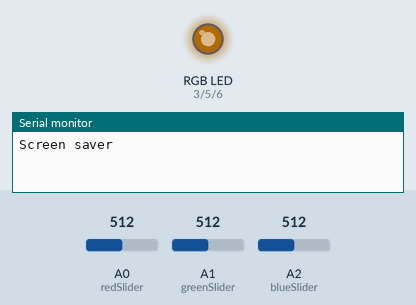
Recording of a sketch running on a simulated Arduino Uno, built with avr-gcc and run on an emulated ATmega328P. Parts: an RGB LED mixed from three pins (HIGH = lit), the last lines printed to the serial monitor. Inputs (shaded band) come from the test bench; at power-on: A0 (redSlider) = 512, A1 (greenSlider) = 512, A2 (blueSlider) = 512. Dim RGB values are drawn brighter than linear; random numbers use the default seed unless the sketch sets one.

Above: at 1.28 s.
1.3 s: A0 (redSlider) set to 492
At 2.2 s:
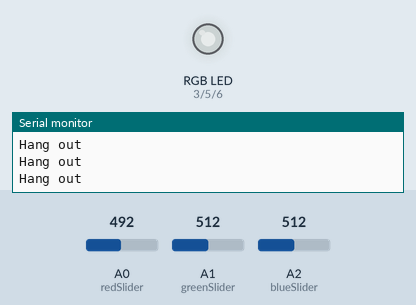
2.8 s: A1 (greenSlider) set to 716
At 3.6 s:
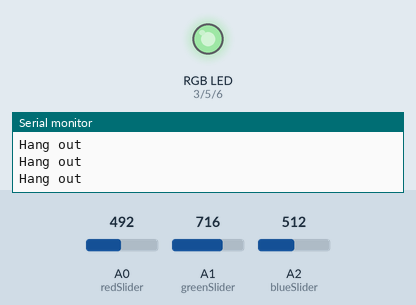
4.3 s: A2 (blueSlider) set to 716
At 4.8 s:
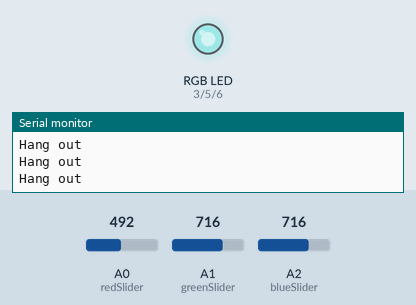
5.8 s: A0 (redSlider) set to 716
At 7.0 s:
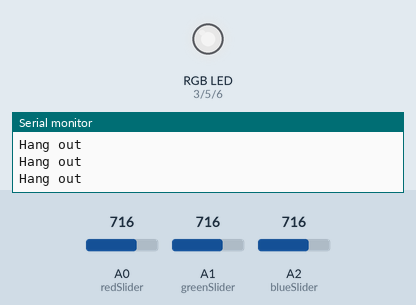
7.3 s: A1 (greenSlider) set to 491
At 8.3 s:
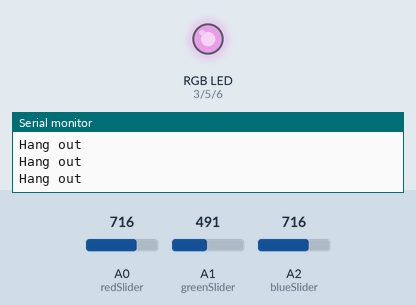
8.8 s: A2 (blueSlider) set to 491
Timing chart, 0 to 14.9 s (numbered marks = the images above; inputs shaded):
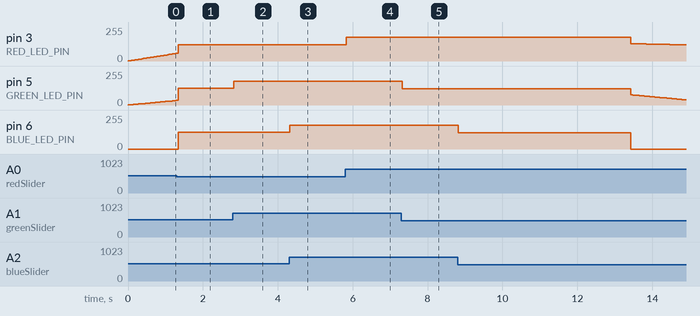

The sketch:

GlobeTrotter.ino
```cpp
// (licence header left out)
//MOSFETs connected to PWM pins
int RED_LED_PIN = 3;
int GREEN_LED_PIN = 5;
int BLUE_LED_PIN = 6;

//How quickly do we want to get to the next color?
int STEPVALUE = 3;
int STEPS = 200;

int lightSensor = A3;

int redSlider = A0;
int greenSlider = A1;
int blueSlider = A2;
int redWant, blueWant, greenWant; //Read the slider values into these variables
int originalRed, originalBlue, originalGreen; //Be able to rememeber where we left the slider

boolean slidersMoved; //Have we moved the sliders since the last read?
int MIN_SLIDER_CHANGE = 7;

long timeLeft = 0;

char tempString[100];

long newColor;
long oldColor;

void setup() {
  Serial.begin(9600);
  randomSeed(analogRead(5));

  pinMode(lightSensor, INPUT);

  pinMode(redSlider, INPUT);
  pinMode(greenSlider, INPUT);
  pinMode(blueSlider, INPUT);

  redWant = analogRead(redSlider);
  greenWant = analogRead(greenSlider);
  blueWant = analogRead(blueSlider);

  //Update the old variables with the current ones
  originalRed = redWant;
  originalGreen = greenWant;
  originalBlue = blueWant;
}

void loop() {
  //Check sliders to see if they've changed
  redWant = analogRead(redSlider);
  greenWant = analogRead(greenSlider);
  blueWant = analogRead(blueSlider);

  //See if we moved a slider
  slidersMoved = false;
  if( abs(originalRed - redWant) > MIN_SLIDER_CHANGE)
    slidersMoved = true;
  else if ( abs(originalGreen - greenWant) > MIN_SLIDER_CHANGE)
    slidersMoved = true;
  else if ( abs(originalBlue - blueWant) > MIN_SLIDER_CHANGE)
    slidersMoved = true;

  if(slidersMoved == true) {
    Serial.println("Sliders moved!");

    //Update the old variables with the current ones
    originalRed = redWant;
    originalGreen = greenWant;
    originalBlue = blueWant;

    sprintf(tempString, "Sliders: %02d / %02d / %02d", redWant, greenWant, blueWant);
    Serial.println(tempString);

    //Map the sliders to PWM achievable values
    int smallRed = map(redWant, 0, 1023, 0, 255);
    int smallGreen = map(greenWant, 0, 1023, 0, 255);
    int smallBlue = map(blueWant, 0, 1023, 0, 255);

    //Update the red green and blue PWM values
    analogWrite(RED_LED_PIN, smallRed);
    analogWrite(GREEN_LED_PIN, smallGreen);
    analogWrite(BLUE_LED_PIN, smallBlue);

    //Map the sliders to the screen saver input
    oldColor = smallRed << 16;
    oldColor |= smallGreen << 8;
    oldColor |= smallBlue;

    timeLeft = 5000; //Reset time left before screen saver
  }
  else if (slidersMoved == false && timeLeft > 500) {
    Serial.println("Hang out");
    timeLeft -= 25; //Hang out for 5 seconds before we start the screen saver
  }
  else if (slidersMoved == false && timeLeft < 501) {
    Serial.println("Screen saver");

    //Begin screen saver
    oldColor = newColor;
    newColor = random(0xFFFFFF);

    //Push more values to off, 25% chance
    if(random(100) < 25) newColor = newColor & 0xFFFF00; //Turn blue off
    if(random(100) < 25) newColor = newColor & 0xFF00FF; //Turn green off
    if(random(100) < 25) newColor = newColor & 0x00FFFF; //Turn red off

    setColor(oldColor, newColor); //Display this color

    Serial.print("Old:");
    Serial.print(oldColor, HEX);
    Serial.print(" New:");
    Serial.println(newColor, HEX);
  }

  delay(25);
}

void setColor(unsigned long oldColor, unsigned long newColor) {
  /*
   0x specifies the value is a hexadecimal number
   RR is a byte specifying the red intensity
   GG is a byte specifying the green intensity
   BB is a byte specifying the blue intensity
   */

  // Extract the intensity values from the hex triplet
  float oldRed = (oldColor >> 16) & 0xFF;
  float oldGreen = (oldColor >> 8) & 0xFF;
  float oldBlue = oldColor & 0xFF;

  byte newRed = (newColor >> 16) & 0xFF;
  byte newGreen = (newColor >> 8) & 0xFF;
  byte newBlue = newColor & 0xFF;

  int redDiff = abs(oldRed - newRed);
  int greenDiff = abs(oldGreen - newGreen);
  int blueDiff = abs(oldBlue - newBlue);

  float redStep = (float)redDiff / (STEPS/STEPVALUE); //50 / (STEPS/5) = 0;
  float greenStep = (float)greenDiff / (STEPS/STEPVALUE);
  float blueStep = (float)blueDiff / (STEPS/STEPVALUE);

  if (redStep == 0) redStep = 1;
  if (greenStep == 0) greenStep = 1;
  if (blueStep == 0) blueStep = 1;

  //Move Intensity1 towards Intensity2
  for(int fadeSteps = 0 ; fadeSteps <= STEPS ; fadeSteps += STEPVALUE){

    //if less, then add
    //if more, then subtract
    //if equal, do nothing

    if(oldRed == newRed) ; //Do nothing
    else if(oldRed < newRed) oldRed += redStep;
    else if(oldRed > newRed)
    {
      if(oldRed > redStep) oldRed -= redStep;
      else if(oldRed > 0) oldRed--;
    }

    if(oldGreen == newGreen) ; //Do nothing
    else if(oldGreen < newGreen) oldGreen += greenStep;
    else if(oldGreen > newGreen)
    {
      if(oldGreen > greenStep) oldGreen -= greenStep;
      else if(oldGreen > 0) oldGreen--;
    }

    if(oldBlue == newBlue) ; //Do nothing
    else if(oldBlue < newBlue) oldBlue += blueStep;
    else if(oldBlue > newBlue)
    {
      if(oldBlue > blueStep) oldBlue -= blueStep;
      else if(oldBlue > 0) oldBlue--;
    }

    //Some interesting case corrections
    if(oldRed > 255) oldRed = 255;
    if(oldBlue > 255) oldBlue = 255;
    if(oldGreen > 255) oldGreen = 255;
    if(oldRed < 0) oldRed = 0;
    if(oldBlue < 0) oldBlue = 0;
    if(oldGreen < 0) oldGreen = 0;

    analogWrite(RED_LED_PIN, oldRed);
    analogWrite(GREEN_LED_PIN, oldGreen);
    analogWrite(BLUE_LED_PIN, oldBlue);

    /*Serial.print("redDiff:");
     Serial.print(blueDiff, DEC);
     Serial.print(" redStep:");
     Serial.print(blueStep, 2);
     Serial.print(" oldRed:");
     Serial.print(oldBlue, 2);
     Serial.print(" newRed:");
     Serial.println(newBlue, DEC);*/

    //Check sliders to see if they've changed
    redWant = analogRead(redSlider);
    greenWant = analogRead(greenSlider);
    blueWant = analogRead(blueSlider);
    if( abs(originalRed - redWant) > MIN_SLIDER_CHANGE)
      return;
    else if ( abs(originalGreen - greenWant) > MIN_SLIDER_CHANGE)
      return;
    else if ( abs(originalBlue - blueWant) > MIN_SLIDER_CHANGE)
      return;

    delay(45); //30 miliseconds between steps
  }
}
```

Measured:
- the behaviour switches between 505 and 504 on A0 (redSlider) (found by bisection; images 0 and 1)
- after the input at 1.3 s, pin 6 (BLUE_LED_PIN): 0/255 → 127/255 after 0.05 s
- after the input at 2.8 s, pin 5 (GREEN_LED_PIN): 127/255 → 178/255 at once
- after the input at 4.3 s, pin 6 (BLUE_LED_PIN): 127/255 → 178/255 at once
- after the input at 5.8 s, pin 3 (RED_LED_PIN): 122/255 → 178/255 at once
- after the input at 7.3 s, pin 5 (GREEN_LED_PIN): 178/255 → 122/255 at once
